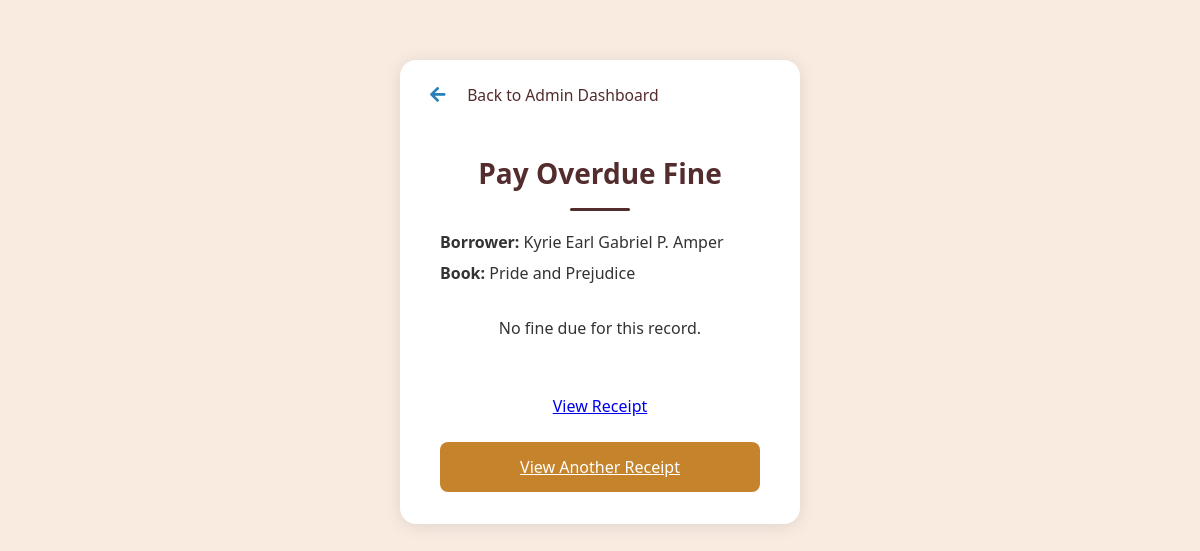
Page /payment.php?borrow_id=8 on the committed database.
### tables this page shows
CREATE TABLE `borrow_records` (
  `borrow_id` int(11) NOT NULL,
  `user_id` int(11) DEFAULT NULL,
  `book_id` int(11) DEFAULT NULL,
  `borrow_date` date DEFAULT curdate(),
  `due_date` date DEFAULT NULL,
  `return_date` date DEFAULT NULL,
  `status` enum('borrowed','returned','overdue') DEFAULT 'borrowed',
  `fine_paid` float DEFAULT 0,
  `fine_paid_date` datetime DEFAULT NULL
);

CREATE TABLE `users` (
  `user_id` int(11) NOT NULL,
  `full_name` varchar(100) NOT NULL,
  `email` varchar(100) NOT NULL,
  `password` varchar(255) NOT NULL,
  `user_type` enum('user','admin') DEFAULT 'user',
  `registered_at` datetime DEFAULT current_timestamp()
);

CREATE TABLE `books` (
  `book_id` int(11) NOT NULL,
  `title` varchar(150) NOT NULL,
  `author` varchar(100) DEFAULT NULL,
  `category` varchar(50) DEFAULT NULL,
  `isbn` varchar(20) DEFAULT NULL,
  `total_copies` int(11) DEFAULT 1,
  `book_fine` int(11) NOT NULL,
  `available_copies` int(11) DEFAULT 1,
  `published_year` year(4) DEFAULT NULL,
  `cover_image` varchar(255) DEFAULT NULL,
  `is_ebook` tinyint(1) DEFAULT 0,
  `ebook_file` varchar(255) DEFAULT NULL,
  `description` text DEFAULT NULL,
  `published_date` date DEFAULT NULL
);

### payment.php (the view, shortened to what this page needs)
<?php
require_once 'config.php';
$payment_type = $_GET['type'] ?? 'overdue';
$fine_id = $_GET['fine_id'] ?? null;
$borrow_id = null;
if ($payment_type === 'extension' && $fine_id) {
    $stmt = $conn->prepare("SELECT f.*, br.book_id, br.user_id, b.title, u.full_name FROM fines f
                           JOIN borrow_records br ON f.borrow_id = br.borrow_id
                           JOIN books b ON br.book_id = b.book_id
                           JOIN users u ON br.user_id = u.user_id
                           WHERE f.fine_id = ? AND f.paid = 0");
    $stmt->bind_param("i", $fine_id);
    $stmt->execute();
    $result = $stmt->get_result();
    $fine_record = $result->fetch_assoc();
    $stmt->close();
    if (!$fine_record) {
        echo "Extension fine not found or already paid.";
        exit;
    }
    $borrow_id = $fine_record['borrow_id'];
    $record = [
        'borrow_id' => $fine_record['borrow_id'],
        'title' => $fine_record['title'],
        'full_name' => $fine_record['full_name'],
        'fine_paid' => 0
    ];
    $fine = $fine_record['amount'];
    $is_overdue = false;
    $days_overdue = 0;
} else {
    $borrow_id = isset($_POST['borrow_id']) ? (int)$_POST['borrow_id'] : (int)$_GET['borrow_id'];
    $stmt = $conn->prepare("SELECT br.*, b.title, b.book_fine, br.due_date, u.full_name FROM borrow_records br JOIN books b ON br.book_id = b.book_id JOIN users u ON br.user_id = u.user_id WHERE br.borrow_id = ?");
    $stmt->bind_param("i", $borrow_id);
    $stmt->execute();
    $result = $stmt->get_result();
    $record = $result->fetch_assoc();
    $fine = 0;
    $is_overdue = false;
}
?>
<!DOCTYPE html>
<html lang="en">
<head>
    <link rel="stylesheet" href="style.css">
    <link rel="stylesheet" href="https://cdnjs.cloudflare.com/ajax/libs/font-awesome/5.15.4/css/all.min.css">
</head>
<body>
    <div class="payment-container" style="max-width:400px;margin:60px auto;background:#fff;padding:2.5rem 2.5rem 2rem 2.5rem;border-radius:16px;box-shadow:0 2px 16px rgba(44,62,80,0.13);text-align:center;position:relative;">
        <button onclick="window.location.href='<?= $payment_type === 'extension' ? 'student_page.php' : 'admin_page.php' ?>'" type="button" style="position:absolute;left:16px;top:16px;background:none;border:none;color:#532c2e;font-size:1rem;display:flex;align-items:center;gap:0.5rem;
        cursor:pointer;padding:0.35rem 0.9rem 0.35rem 0.5rem;border-radius:7px;box-shadow:none;transition:background 0.2s;min-height:unset;min-width:unset;line-height:1.1;">
            <span style="display:inline-flex;align-items:center;justify-content:center;width:1.7em;height:1.7em;border-radius:50%;margin-right:0.5em;">
                <i class="fas fa-arrow-left" style="font-size:1.1em;color:#2980b9;"></i>
            </span>
            <span style="font-size:0.98em;">Back to <?= $payment_type === 'extension' ? 'Dashboard' : 'Admin Dashboard' ?></span>
        </button> <br> <br>
        <h2 style="color:#532c2e;margin-bottom:1.2rem;">
            <?= $payment_type === 'extension' ? 'Extension Payment' : 'Pay Overdue Fine' ?>
        </h2>
        <div style="margin-bottom:1.1rem;text-align:left;">
            <p style="margin:0 0 0.3rem 0;"><strong>Borrower:</strong> <span style="color:#333;"><?= htmlspecialchars($record['full_name']) ?></span></p>
            <p style="margin:0 0 0.3rem 0;"><strong>Book:</strong> <span style="color:#333;"><?= htmlspecialchars($record['title']) ?></span></p>
        </div>
        <?php if ($record['fine_paid']): ?>
            <div class="alert alert-success" style="margin-bottom:1.2rem;">Fine already paid.</div>
            <a href="receipt.php?borrow_id=<?= $borrow_id ?>" class="btn" style="margin-top:0.5rem;">View Receipt</a>
        <?php else: ?>
            <div class="alert alert-info" style="margin-bottom:1.2rem;">No fine due for this record.</div>
            <a href="receipt.php?borrow_id=<?= $borrow_id ?>" class="btn" style="margin-top:0.5rem;">View Receipt</a>
            <a href="<?= $payment_type === 'extension' ? 'student_page.php' : 'borrow-book.php' ?>" class="btn" style="margin-top:0.7rem;background:#C5832B;color:#fff;"><?= $payment_type === 'extension' ? 'Back to Dashboard' : 'View Another Receipt' ?></a>
        <?php endif; ?>
    </div>
</body>
</html>

### style.css (style rules this page uses)
* { margin: 0; padding: 0; box-sizing: border-box; font-family: 'Segoe UI', Tahoma, Geneva, Verdana, sans-serif; }
:root { --primary-color: #4a6bff; --primary-hover: #3a5ce9; --secondary-color: #6c757d; --success-color: #28a745; --error-color: #dc3545; --light-gray: #f8f9fa; --border-color: #dee2e6; --box-shadow: 0 4px 20px rgba(0, 0, 0, 0.1); }
body { margin: 0; padding: 0; min-height: 100vh; background: linear-gradient(135deg, #f6f8fa 0%, #e3e0dc 100%); color: #333; line-height: 1.6; display: block; }
h2 { font-size: 28px; font-weight: 600; text-align: center; margin-bottom: 30px; color: #2c3e50; position: relative; padding-bottom: 15px; }
h2::after { content: ''; position: absolute; bottom: 0; left: 50%; transform: translateX(-50%); width: 60px; height: 3px; background: #532c2e; border-radius: 3px; }
.btn { display: inline-block; font-weight: 500; text-align: center; white-space: nowrap; vertical-align: middle; user-select: none; border: 1px solid transparent; padding: 12px 24px; font-size: 16px; line-height: 1.5; border-radius: 8px; transition: all 0.3s ease; cursor: pointer; width: 100%; }
.alert { padding: 12px 20px; margin-bottom: 1rem; border-radius: 4px; font-size: 14px; font-weight: 500; }
.alert { padding: 12px 20px; margin: 10px 0 20px 0; border-radius: 4px; font-size: 14px; font-weight: 500; }
body { background: var(--bg); }
.alert { padding: 12px 20px; margin-bottom: 1.5rem; border-radius: 4px; font-size: 1rem; font-weight: 500; }
body { background: linear-gradient(120deg, #f7f7f7 0%, #f9f6f2 100%); }
body { background: var(--bg, #F9EBE0); }

### rows in the picture
borrow_records: user.full_name "Kyrie Earl Gabriel P. Amper", book.title "Pride and Prejudice"
